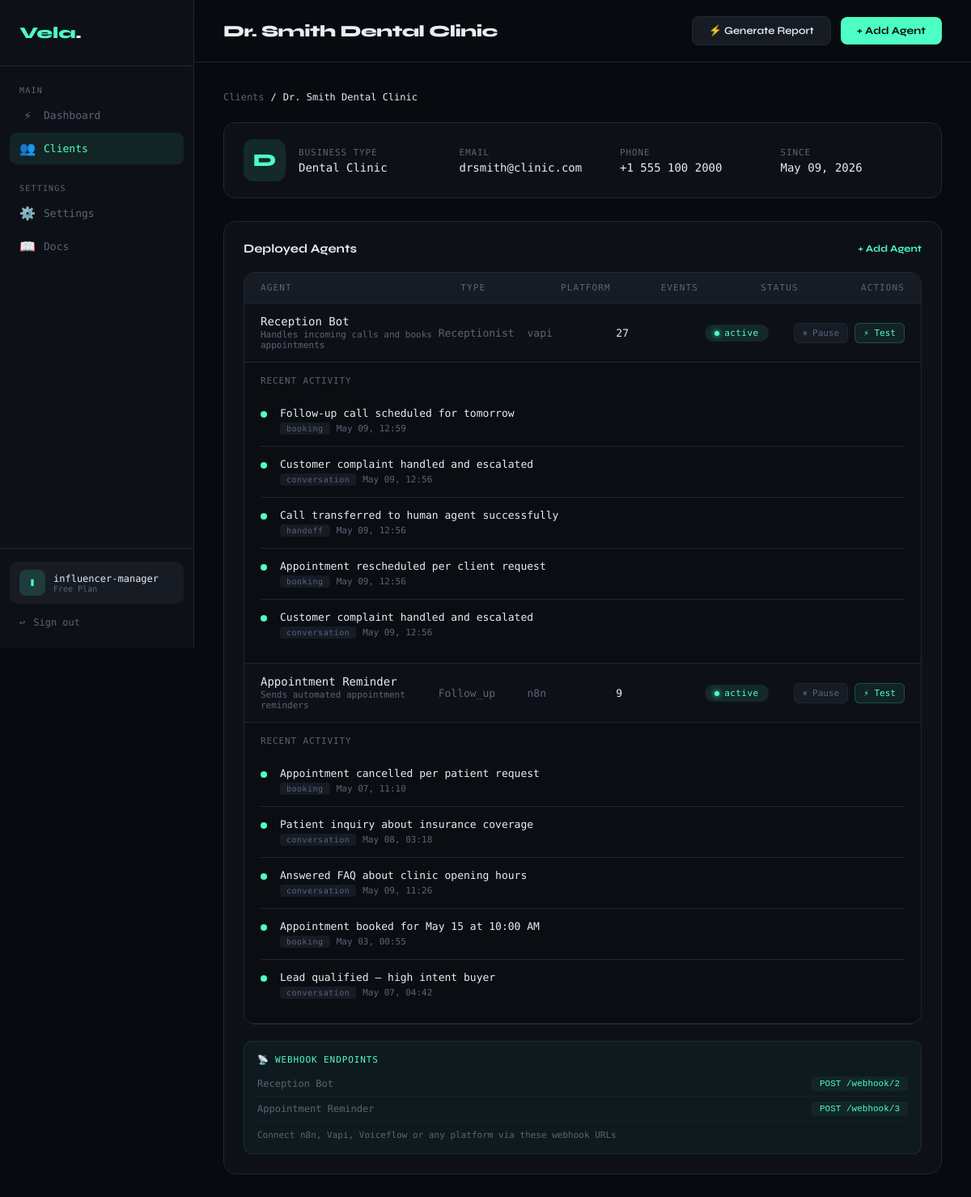
The page /clients/2 (signed in) on the database its author committed.
### app.py (models this page shows)
class Client(db.Model):
    id = db.Column(db.Integer, primary_key=True)
    name = db.Column(db.String(100), nullable=False)
    business_type = db.Column(db.String(100))
    email = db.Column(db.String(120))
    phone = db.Column(db.String(20))
    agency_id = db.Column(db.Integer, db.ForeignKey('agency.id'), nullable=False)
    created_at = db.Column(db.DateTime, default=datetime.utcnow)
    agents = db.relationship('Agent', backref='client', lazy=True)

class Agent(db.Model):
    id = db.Column(db.Integer, primary_key=True)
    name = db.Column(db.String(100), nullable=False)
    agent_type = db.Column(db.String(50))  # receptionist, sales, support, etc
    platform = db.Column(db.String(50))    # n8n, vapi, voiceflow, custom
    status = db.Column(db.String(20), default='active')  # active, paused, error
    description = db.Column(db.Text)
    client_id = db.Column(db.Integer, db.ForeignKey('client.id'), nullable=False)
    created_at = db.Column(db.DateTime, default=datetime.utcnow)
    logs = db.relationship('ActivityLog', backref='agent', lazy=True)

class ActivityLog(db.Model):
    id = db.Column(db.Integer, primary_key=True)
    agent_id = db.Column(db.Integer, db.ForeignKey('agent.id'), nullable=False)
    event_type = db.Column(db.String(50))   # conversation, booking, error, handoff
    summary = db.Column(db.Text)
    outcome = db.Column(db.String(20))      # success, failed, pending
    created_at = db.Column(db.DateTime, default=datetime.utcnow)

### app.py (the view)
@app.route('/clients/<int:client_id>')
def client_detail(client_id):
    if 'agency_id' not in session:
        return redirect(url_for('login'))
    client = Client.query.get_or_404(client_id)
    return render_template('client_detail.html', client=client)

### templates/client_detail.html (shortened to what this page needs)
{% extends "base.html" %}
{% block page_title %}{{ client.name }}{% endblock %}
{% block topbar_actions %}
  <a href="/clients/{{ client.id }}/report" class="btn-secondary">⚡ Generate Report</a>
  <a href="/clients/{{ client.id }}/agents/add" class="btn-primary">+ Add Agent</a>
{% endblock %}
{% block content %}
<div class="breadcrumb">
  <a href="/clients">Clients</a>
  <span>/</span>
  <span>{{ client.name }}</span>
</div>
<div style="display:grid;grid-template-columns:auto 1fr;gap:16px;align-items:center;margin-bottom:28px;padding:20px 24px;background:var(--surface);border:1px solid var(--border);border-radius:14px;">
  <div style="width:52px;height:52px;background:rgba(77,255,195,0.1);border-radius:12px;display:flex;align-items:center;justify-content:center;font-family:'Syne',sans-serif;font-size:22px;font-weight:800;color:var(--accent);">
    {{ client.name[0].upper() }}
  </div>
  <div style="display:grid;grid-template-columns:repeat(4,1fr);gap:24px;">
    <div>
      <div style="font-size:11px;color:var(--muted);text-transform:uppercase;letter-spacing:0.08em;margin-bottom:4px;">Business Type</div>
      <div style="font-size:14px;">{{ client.business_type or '—' }}</div>
    </div>
    <div>
      <div style="font-size:11px;color:var(--muted);text-transform:uppercase;letter-spacing:0.08em;margin-bottom:4px;">Email</div>
      <div style="font-size:14px;">{{ client.email or '—' }}</div>
    </div>
    <div>
      <div style="font-size:11px;color:var(--muted);text-transform:uppercase;letter-spacing:0.08em;margin-bottom:4px;">Phone</div>
      <div style="font-size:14px;">{{ client.phone or '—' }}</div>
    </div>
    <div>
      <div style="font-size:11px;color:var(--muted);text-transform:uppercase;letter-spacing:0.08em;margin-bottom:4px;">Since</div>
      <div style="font-size:14px;">{{ client.created_at.strftime('%b %d, %Y') }}</div>
    </div>
  </div>
</div>
<div class="card">
  <div class="card-title">
    Deployed Agents
    <a href="/clients/{{ client.id }}/agents/add" style="font-size:12px;color:var(--accent);text-decoration:none;">+ Add Agent</a>
  </div>
  {% if client.agents %}
  <div class="table-wrap">
    <div class="table-header" style="grid-template-columns:2fr 1fr 1fr 1fr 1fr auto;">
      <span>Agent</span><span>Type</span><span>Platform</span><span>Events</span><span>Status</span><span>Actions</span>
    </div>
    {% for agent in client.agents %}
    <div class="table-row" style="grid-template-columns:2fr 1fr 1fr 1fr 1fr auto;" id="agent-row-{{ agent.id }}">
      <div>
        <div style="font-size:14px;">{{ agent.name }}</div>
        <div style="font-size:11px;color:var(--muted);margin-top:2px;">{{ agent.description[:50] + '...' if agent.description and agent.description|length > 50 else agent.description or 'No description' }}</div>
      </div>
      <div style="color:var(--muted);font-size:13px;text-transform:capitalize;">{{ agent.agent_type or '—' }}</div>
      <div style="color:var(--muted);font-size:13px;">{{ agent.platform or '—' }}</div>
      <div style="font-size:13px;" id="event-count-{{ agent.id }}">{{ agent.logs|length }}</div>
      <div><span class="badge {{ agent.status }}" id="status-badge-{{ agent.id }}">{{ agent.status }}</span></div>
      <div style="display:flex;gap:8px;">
        <button onclick="toggleStatus({{ agent.id }})" id="toggle-btn-{{ agent.id }}"
          style="background:var(--surface2);border:1px solid var(--border);color:var(--muted);padding:5px 10px;border-radius:6px;font-size:11px;cursor:pointer;font-family:'DM Mono',monospace;">
          {% if agent.status == 'active' %}⏸ Pause{% else %}▶ Activate{% endif %}
        </button>
        <button onclick="testWebhook({{ agent.id }})" id="test-btn-{{ agent.id }}"
          style="background:rgba(77,255,195,0.08);border:1px solid rgba(77,255,195,0.2);color:var(--accent);padding:5px 10px;border-radius:6px;font-size:11px;cursor:pointer;font-family:'DM Mono',monospace;">
          ⚡ Test
        </button>
      </div>
    </div>
    <div style="background:rgba(0,0,0,0.2);padding:16px 20px;border-bottom:1px solid var(--border);" id="log-feed-{{ agent.id }}">
      <div style="font-size:11px;color:var(--muted);letter-spacing:0.08em;text-transform:uppercase;margin-bottom:12px;">Recent Activity</div>
      {% for log in agent.logs[-5:]|reverse %}
      <div class="log-item">
        <div class="log-dot {{ log.outcome }}"></div>
        <div class="log-content">
          <div class="log-summary">{{ log.summary or 'Event recorded' }}</div>
          <div class="log-meta" style="display:flex;gap:8px;align-items:center;margin-top:3px;">
            <span class="log-type">{{ log.event_type }}</span>
            <span>{{ log.created_at.strftime('%b %d, %H:%M') }}</span>
          </div>
        </div>
      </div>
      {% endfor %}
    </div>
    {% endfor %}
  </div>
  <div style="margin-top:20px;padding:16px;background:rgba(77,255,195,0.04);border:1px solid rgba(77,255,195,0.1);border-radius:10px;">
    <div style="font-size:11px;color:var(--accent);letter-spacing:0.08em;text-transform:uppercase;margin-bottom:8px;">📡 Webhook Endpoints</div>
    {% for agent in client.agents %}
    <div style="display:flex;justify-content:space-between;align-items:center;padding:6px 0;border-bottom:1px solid rgba(77,255,195,0.05);">
      <span style="font-size:12px;color:var(--muted);">{{ agent.name }}</span>
      <code style="font-size:11px;color:var(--accent);background:rgba(77,255,195,0.05);padding:3px 10px;border-radius:4px;">POST /webhook/{{ agent.id }}</code>
    </div>
    {% endfor %}
    <p style="font-size:11px;color:var(--muted);margin-top:10px;">Connect n8n, Vapi, Voiceflow or any platform via these webhook URLs</p>
  </div>
  {% endif %}
</div>
{% endblock %}

### templates/base.html (style rules this page uses)
:root { --bg: #080A0F; --surface: #0D1117; --surface2: #161B24; --border: #1E2733; --accent: #4DFFC3; --accent2: #7B61FF; --text: #E8EDF5; --muted: #5A6478; --danger: #FF4D6D; --warning: #FFB547; --sidebar: 240px; }
* { margin: 0; padding: 0; box-sizing: border-box; }
body { background: var(--bg); color: var(--text); font-family: 'DM Mono', monospace; min-height: 100vh; display: flex; }
.btn-primary { background: var(--accent); color: var(--bg); border: none; padding: 9px 20px; border-radius: 8px; font-family: 'Syne', sans-serif; font-weight: 700; font-size: 13px; cursor: pointer; text-decoration: none; transition: all 0.2s; display: inline-flex; align-items: center; gap: 6px; }
.btn-secondary { background: var(--surface2); color: var(--text); border: 1px solid var(--border); padding: 9px 20px; border-radius: 8px; font-family: 'Syne', sans-serif; font-weight: 600; font-size: 13px; cursor: pointer; text-decoration: none; transition: all 0.2s; display: inline-flex; align-items: center; gap: 6px; }
.card { background: var(--surface); border: 1px solid var(--border); border-radius: 16px; padding: 24px; }
.card-title { font-family: 'Syne', sans-serif; font-size: 15px; font-weight: 700; margin-bottom: 20px; display: flex; justify-content: space-between; align-items: center; }
.table-wrap { background: var(--surface); border: 1px solid var(--border); border-radius: 14px; overflow: hidden; }
.table-header { display: grid; padding: 12px 20px; background: var(--surface2); font-size: 11px; letter-spacing: 0.1em; color: var(--muted); text-transform: uppercase; border-bottom: 1px solid var(--border); }
.table-row { display: grid; padding: 14px 20px; border-bottom: 1px solid var(--border); align-items: center; transition: background 0.15s; text-decoration: none; color: var(--text); }
.badge { display: inline-flex; align-items: center; gap: 6px; padding: 4px 12px; border-radius: 100px; font-size: 11px; letter-spacing: 0.04em; }
.badge::before { content: ''; width: 6px; height: 6px; border-radius: 50%; }
.badge.active { background: rgba(77,255,195,0.1); color: var(--accent); }
.badge.active::before { background: var(--accent); box-shadow: 0 0 6px var(--accent); }
.breadcrumb { display: flex; align-items: center; gap: 8px; font-size: 12px; color: var(--muted); margin-bottom: 24px; }
.breadcrumb a { color: var(--muted); text-decoration: none; }
.breadcrumb span { color: var(--text); }
.log-item { display: flex; gap: 16px; padding: 14px 0; border-bottom: 1px solid var(--border); align-items: flex-start; }
.log-item:last-child { border-bottom: none; }
.log-dot { width: 8px; height: 8px; border-radius: 50%; margin-top: 5px; flex-shrink: 0; }
.log-dot.success { background: var(--accent); }
.log-content { flex: 1; }
.log-summary { font-size: 13px; margin-bottom: 4px; }
.log-meta { font-size: 11px; color: var(--muted); }
.log-type { font-size: 10px; padding: 2px 8px; border-radius: 4px; background: var(--surface2); color: var(--muted); letter-spacing: 0.05em; }

### rows shown on the page
Client: name "Dr. Smith Dental Clinic", name "D", business_type "Dental Clinic", email "drsmith@clinic.com", phone "+1 555 100 2000", created_at "May 09, 2026"
Agent: name "Reception Bot", description "Handles incoming calls and books appointments", agent_type "Receptionist", platform "vapi", logs|length "27", status "active", shows "⏸ Pause", id "2"
ActivityLog: summary "Follow-up call scheduled for tomorrow", event_type "booking", created_at "May 09, 12:59"
ActivityLog: summary "Customer complaint handled and escalated", event_type "conversation", created_at "May 09, 12:56"
ActivityLog: summary "Call transferred to human agent successfully", event_type "handoff", created_at "May 09, 12:56"
ActivityLog: summary "Appointment rescheduled per client request", event_type "booking", created_at "May 09, 12:56"
ActivityLog: summary "Customer complaint handled and escalated", event_type "conversation", created_at "May 09, 12:56"
Agent: name "Appointment Reminder", description "Sends automated appointment reminders", agent_type "Follow_up", platform "n8n", logs|length "9", status "active", shows "⏸ Pause", id "3"
ActivityLog: summary "Appointment cancelled per patient request", event_type "booking", created_at "May 07, 11:10"
ActivityLog: summary "Patient inquiry about insurance coverage", event_type "conversation", created_at "May 08, 03:18"
ActivityLog: summary "Answered FAQ about clinic opening hours", event_type "conversation", created_at "May 09, 11:26"
ActivityLog: summary "Appointment booked for May 15 at 10:00 AM", event_type "booking", created_at "May 03, 00:55"
ActivityLog: summary "Lead qualified — high intent buyer", event_type "conversation", created_at "May 07, 04:42"

### other values the page prints
{{ session.agency_name[0].upper() if session.agency_name else 'A' }} "I"
{{ session.agency_name or 'My Agency' }} "influencer-manager"
